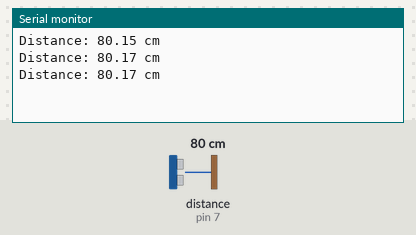
Bench run of a program on a simulated Arduino Uno, built with avr-gcc and run on an emulated ATmega328P. Parts: the last lines printed to the serial monitor. Wiring (inferred from the names in the program): ultrasonic range finder: trigger pin 6; echo pin 7. The test bench sets the inputs (shaded band); at power-on: distance to the obstacle (sensor on pin 7) 80 cm. The echo pulse lasts 58.3 µs per cm.

Above: at 1.3 s.
1.4 s: distance to the obstacle (sensor on pin 7) set to 2 cm
At 2.0 s:
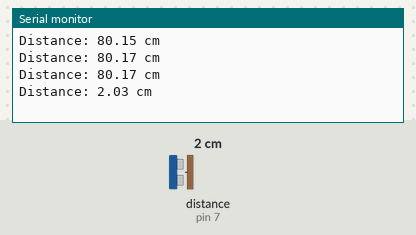
2.9 s: distance to the obstacle (sensor on pin 7) set to 4 cm
At 3.5 s:
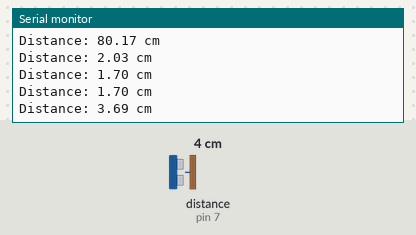
Timing chart, 0 to 5.9 s (numbered marks = the images above; inputs shaded):
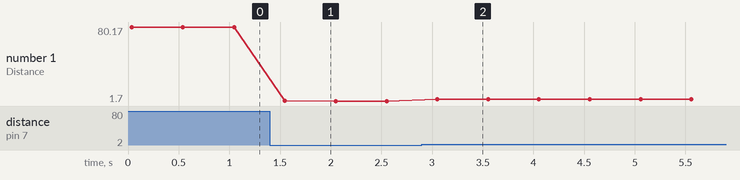

Measured:
- after the input at 1.4 s, the serial monitor: prints a new line after 0.15 s (image 1)
- after the input at 2.9 s, the serial monitor: prints a new line after 0.15 s (image 2)
- plotted number 1: 80.17 → 1.7 after the input at 1.4 s, 1.7 → 3.69 after the input at 2.9 s

The program:

main.cpp
```cpp
#include <Arduino.h>
#include"ultrasonic_sensor.hpp"

#define TRIG_PIN 6
#define ECHO_PIN 7

UltrasonicSensor sensor(TRIG_PIN, ECHO_PIN);

void setup() {
    Serial.begin(9600);
    sensor.begin();
}

void loop() {

  float distance = sensor.measureDistance(Unit::CENTIMETER);

  if (distance > 0) {
      Serial.print("Distance: ");
      Serial.print(distance);
      Serial.println(" cm");
  } else {
      Serial.println("Measurement failed");
  }

  delay(500);
}
```

ultrasonic_sensor.hpp
```cpp
#ifndef ULTRASONIC_SENSOR_HPP
#define ULTRASONIC_SENSOR_HPP

#include <Arduino.h>

/**
 * @brief Units for distance measurement
 */
enum class Unit {
    CENTIMETER,
    INCH
};

/**
 * @class UltrasonicSensor
 * @brief Class for interfacing with the SRF04 ultrasonic distance sensor
 */
class UltrasonicSensor {
public:
    /**
     * @brief Constructor
     * @param trigPin GPIO pin used to trigger the sensor
     * @param echoPin GPIO pin used to read the echo signal
     */
    UltrasonicSensor(uint8_t trigPin, uint8_t echoPin);

    /**
     * @brief Initializes the GPIO pins
     */
    void begin();

    /**
     * @brief Measures distance using the sensor
     * @param unit Unit of distance (default is centimeters)
     * @return Distance in specified unit. Returns -1.0 if measurement fails.
     */
    float measureDistance(Unit unit = Unit::CENTIMETER) const;

    /**
     * @brief Detects if an object is within a specified distance
     * @param thresholdCm Threshold distance in centimeters
     * @return true if an object is within threshold, false otherwise
     */
    bool isObjectDetected(float thresholdCm) const;

    /**
     * @brief Returns a filtered (averaged) distance over multiple samples
     * @param sampleCount Number of samples to take
     * @param delayMs Delay between each sample in milliseconds
     * @return Averaged distance in centimeters. Returns -1.0 if all samples are invalid.
     */
    float filteredDistance(uint8_t sampleCount = 5, uint16_t delayMs = 50) const;

private:
    uint8_t trigPin_;
    uint8_t echoPin_;

    /**
     * @brief Sends trigger pulse and measures echo duration
     * @return Echo duration in microseconds. Returns -1 if timeout occurs.
     */
    long measurePulseDuration() const;

    /**
     * @brief Custom blocking delay function for microseconds
     * @param delayUs Desired delay time in microseconds
     */
    static void delay_us(uint32_t delayUs);

    /**
     * @brief Custom blocking delay function for milliseconds
     * @param delayMs Desired delay time in milliseconds
     */
    static void delay_ms(uint32_t delayMs);
};

#endif // ULTRASONIC_SENSOR_HPP
```

ultrasonic_sensor.cpp
```cpp
#include "ultrasonic_sensor.hpp"

UltrasonicSensor::UltrasonicSensor(uint8_t trigPin, uint8_t echoPin)
    : trigPin_(trigPin), echoPin_(echoPin) {}

void UltrasonicSensor::begin() {
    pinMode(trigPin_, OUTPUT);
    pinMode(echoPin_, INPUT);
    digitalWrite(trigPin_, LOW);
    delay_ms(30); // Sensor stabilization time
}

float UltrasonicSensor::measureDistance(Unit unit) const {
    long duration = measurePulseDuration();
    if (duration < 0) return -1.0f;

    float distanceCm = duration / 58.2f;
    return (unit == Unit::INCH) ? distanceCm / 2.54f : distanceCm;
}

long UltrasonicSensor::measurePulseDuration() const {
    // Send 10us trigger pulse
    digitalWrite(trigPin_, LOW);
    delay_us(2);
    digitalWrite(trigPin_, HIGH);
    delay_us(10);
    digitalWrite(trigPin_, LOW);

    // Measure duration of HIGH echo signal
    long duration = pulseIn(echoPin_, HIGH, 50000); // Timeout: 50ms
    return (duration == 0) ? -1 : duration;
}

bool UltrasonicSensor::isObjectDetected(float thresholdCm) const {
    float distance = measureDistance(Unit::CENTIMETER);
    return (distance > 0 && distance <= thresholdCm);
}

float UltrasonicSensor::filteredDistance(uint8_t sampleCount, uint16_t delayMs) const {
    float total = 0;
    uint8_t validSamples = 0;

    for (uint8_t i = 0; i < sampleCount; ++i) {
        float d = measureDistance(Unit::CENTIMETER);
        if (d > 0) {
            total += d;
            validSamples++;
        }
        delay_ms(delayMs);
    }

    return (validSamples == 0) ? -1.0f : total / validSamples;
}

void UltrasonicSensor::delay_us(uint32_t delayUs) {
    uint32_t start = micros();
    while ((micros() - start) < delayUs);
}

void UltrasonicSensor::delay_ms(uint32_t delayMs) {
    for (uint32_t i = 0; i < delayMs; ++i) {
        delay_us(1000);
    }
}
```
